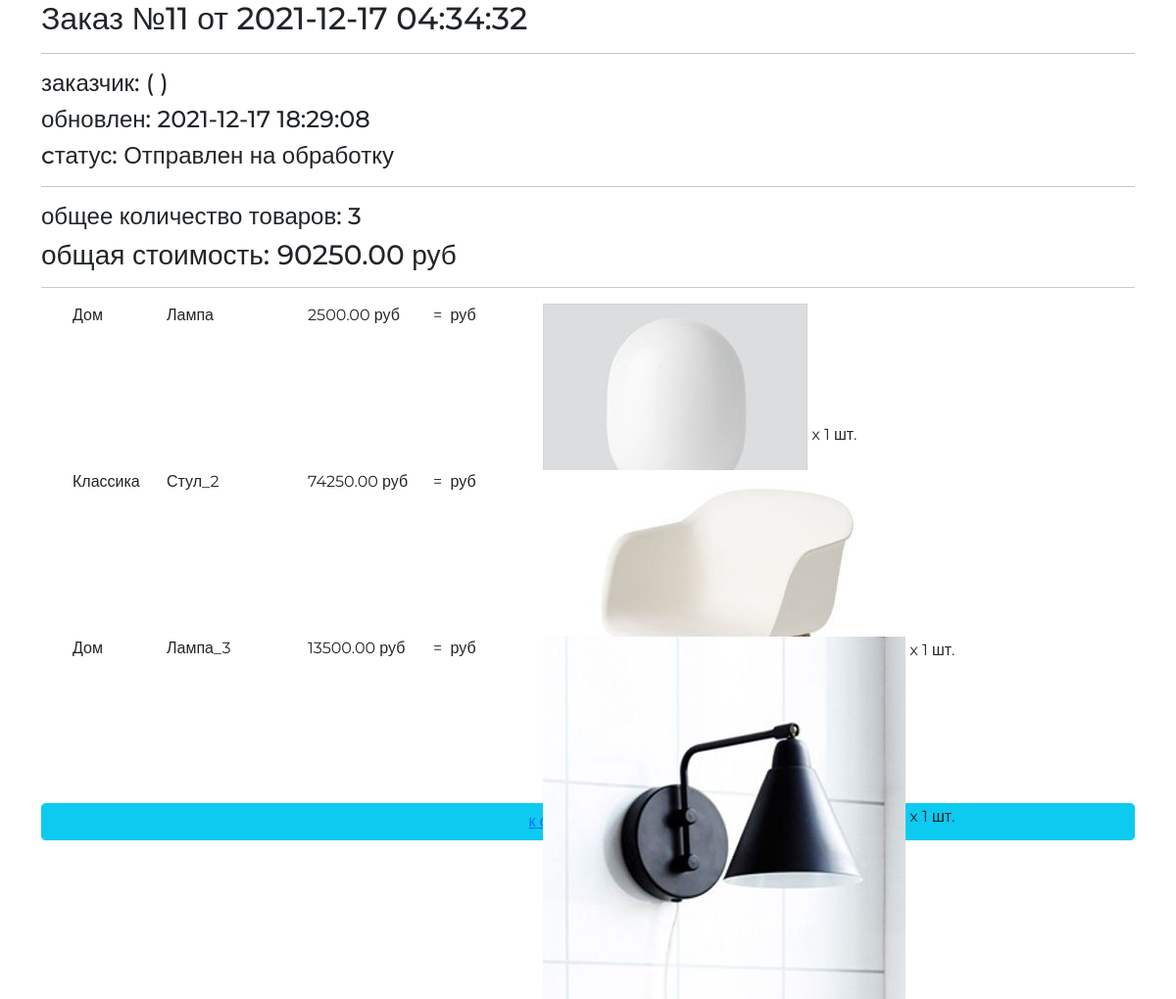
/order/read/11/, run on the app's committed database.
### ordersapp/models.py (models this page shows, shortened)
class Order(models.Model):
    STATUS_FORMING = 'FM'
    STATUS_SEND_TO_PROCEED = 'STP'
    STATUS_PROCEEDED = 'PRD'
    STATUS_PAID = 'PD'
    STATUS_DONE = 'DN'
    STATUS_CANCELED = 'CN'
    STATUSES = (
        (STATUS_FORMING, 'Формируется'),
        (STATUS_SEND_TO_PROCEED, 'Отправлен на обработку'),
        (STATUS_PROCEEDED, 'Обработан'),
        (STATUS_PAID, 'Оплачен'),
        (STATUS_DONE, 'Готов'),
        (STATUS_CANCELED, 'Отменен'),
    )
    user = models.ForeignKey(settings.AUTH_USER_MODEL, on_delete=models.CASCADE)
    status = models.CharField(choices=STATUSES, default=STATUS_FORMING, max_length=3)
    is_active = models.BooleanField(default=True)
    created_at = models.DateTimeField(auto_now_add=True)
    update_at = models.DateTimeField(auto_now=True)
    @property
    def get_total_quantity(self):
        _items = self.orderitems.select_related()
        return sum(list(map(lambda x: x.quantity, _items)))
    @property
    def total_cost(self):
        _items = self.orderitems.select_related()
        return sum(list(map(lambda x: x.products_cost, _items)))

class OrderItem(models.Model):
    order = models.ForeignKey(Order, on_delete=models.CASCADE, related_name='orderitems')
    product = models.ForeignKey(Product, on_delete=models.CASCADE, verbose_name='Продукт')
    quantity = models.PositiveSmallIntegerField(default=0, verbose_name='Количество')
    @property
    def products_cost(self):
        return self.product.price * self.quantity

### mainapp/models.py (models this page shows, shortened)
class Product(models.Model):
    category = models.ForeignKey(ProductCategory, on_delete=models.CASCADE, verbose_name='Категория')
    name = models.CharField(max_length=128, verbose_name='Название')
    image = models.ImageField(upload_to='products', blank=True, verbose_name='Картинка')
    short_desc = models.CharField(max_length=255, verbose_name='Краткое описание')
    description = models.TextField(verbose_name='Описание')
    price = models.DecimalField(decimal_places=2, max_digits=10, default=0, verbose_name='Цена')
    quantity = models.PositiveSmallIntegerField(default=0, verbose_name='Количество')
    count_sales = models.PositiveIntegerField(default=0, verbose_name='Количество покупок')
    is_active = models.BooleanField(default=True)

class ProductCategory(models.Model):
    name = models.CharField(max_length=64, blank=True, unique=True, verbose_name='Название')
    description = models.TextField(verbose_name='Описание')
    is_active = models.BooleanField(default=True)
    class Meta:
        verbose_name = 'категория'
        verbose_name_plural = 'категория'
        ordering = ('-id',)

### ordersapp/views.py (the view)
# urls.py: path('read/<int:pk>/', views.OrderDetailView.as_view(), name='read'),
class OrderDetailView(DetailView):
    model = Order

### adminapp/templatetags/my_tags.py (called while the page is built)
@register.filter(name='media_for_product')
def media_for_product(img_path):
    if not img_path:
        img_path = 'products/default.jpg'
    return f'{settings.MEDIA_URL}{img_path}'

### mainapp/context_processor.py (called while the page is built)
def basket(request):
    basket_items = []
    if request.user.is_authenticated:
        basket_items = Basket.objects.filter(user=request.user).select_related()
    return {
        'basket': basket_items
    }

### ordersapp/templates/ordersapp/order_detail.html
{% extends "ordersapp/base.html" %}
{% load static %}
{% load my_tags %}
{% block content %}
   {% include 'ordersapp/includes/inc_order_summary.html' %}
   <div class="basket_list">
       {% for item in object.orderitems.select_related %}
           <div class="basket_record">
               <img src="{{ item.product.image|media_for_product }}"
                    alt="{{ item.product.short_desc }}">
               <span class="category_name">
                   {{ item.product.category.name }}
               </span>
               <span class="product_name">{{ item.product.name }}</span>
               <span class="product_price">
                   {{ item.product.price }}&nbspруб
               </span>
               <span class="product_quantitiy">
                   x {{ item.quantity }} шт.
               </span>
               <span class="product_cost">
                    = {{ item.get_product_cost }}&nbspруб
               </span>
           </div>
       {% endfor %}
   </div>
   {% include 'ordersapp/includes/inc_order_actions.html' %}
{% endblock %}

### ordersapp/templates/ordersapp/includes/inc_order_summary.html (shortened to what this page needs)
{% if object %}
   <div class="h2">Заказ №{{ object.pk }} от {{ object.created_at|date:"Y-m-d H:i:s" }}</div>
   <hr>
   <div class="h4">заказчик: {{ user.username }} ({{ user.last_name }} {{ user.first_name }}) </div>
   <div class="h4">обновлен: {{ object.update_at|date:"Y-m-d H:i:s" }}</div>
   <div class="h4">cтатус: {{ object.get_status_display }}</div>
   <hr>
   <div class="h4">
       общее количество товаров: <span class="order_total_quantity">{{ object.get_total_quantity }}</span>
   </div>
   <div class="h3">
       общая стоимость: <span class="order_total_cost">{{ object.total_cost }}</span> руб
   </div>
{% endif %}
<hr>

### static/style.css (style rules this page uses)
* { margin: 0; padding: 0; }
body { font-family: 'Montserrat', sans-serif; }
html, body { height: 100%; }
.basket_list span.category_name { margin-left: 2em; width: 5em; position: relative; display: block; float: left; }
.basket_list span.product_name { margin-left: 1em; width: 8em; position: relative; display: block; float: left; }
.basket_list span.product_price { margin-left: 1em; width: 7em; position: relative; display: block; float: left; }
.basket_list span.product_cost { margin-left: 1em; width: 7em; position: relative; display: block; float: left; }
.basket_list .basket_record { position: relative; display: block; height: 170px; float: none; }

### data on the page
Order: pk "11", created_at "2021-12-17 04:34:32", update_at "2021-12-17 18:29:08", status "Отправлен на обработку", get_total_quantity "3", total_cost "90250.00"
OrderItem: product.image|media_for_product (picture), product.category.name "Дом", product.name "Лампа", product.price "2500.00", quantity "1"
OrderItem: product.category.name "Классика", product.name "Стул_2", product.price "74250.00", quantity "1"
OrderItem: product.image|media_for_product (picture), product.category.name "Дом", product.name "Лампа_3", product.price "13500.00", quantity "1"
